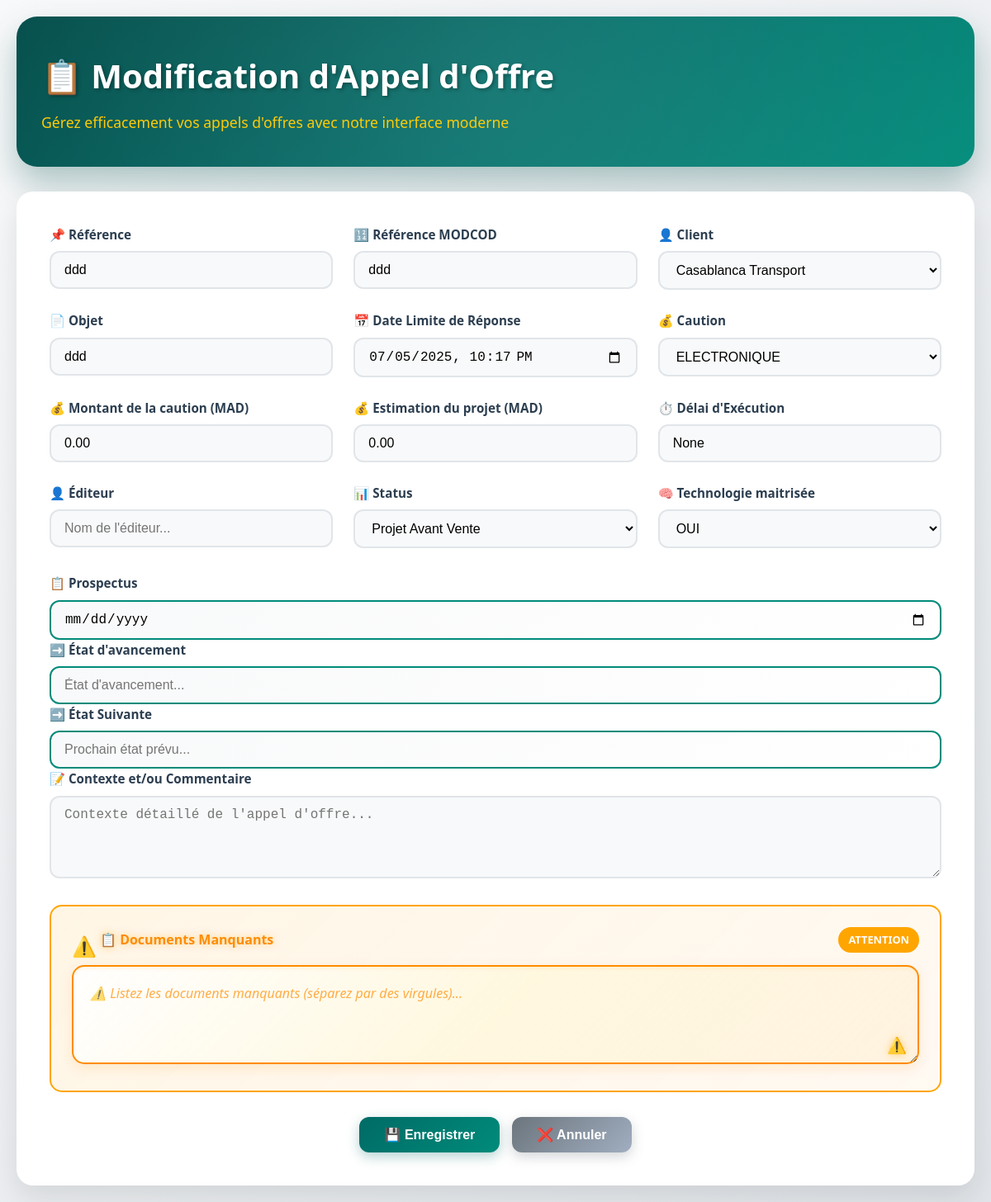
Screenshot of /modcod/modifier_project_page/108 (signed in) with the database file from the repository.
### App1/models.py (models this page shows, shortened)
class Project(models.Model):
    CAUTION_CHOICES = [
        ('ELECTRONIQUE','ELECTRONIQUE') ,
        ('PHYSIQUE' , 'PHYSIQUE'),
    ]
    ETAT_CHOICES = [
        ('PP' , 'PP') ,
        ('PEC' , 'PEC'),
        ('PA' , 'PA'),
        ('PG' , 'PG'),
        ('PAN' , 'PAN'),
        ('PS' , 'PS'),
        ('PAS','PAS'),
        ('AU' , 'AU') ,
    ]
    Techno_Choices = [
        ('OUI' , 'OUI') ,
        ('NON' , 'NON') ,
        ('Autre' , 'Autre') ,
    ]
    reference = models.CharField(max_length=100)
    reference_modcod = models.CharField(max_length=100)
    client = models.ForeignKey(Client,on_delete=models.CASCADE,blank=True,null=True)
    objet = models.TextField()
    date_limite_reponse = models.DateTimeField()
    caution = models.CharField(max_length=100, choices=CAUTION_CHOICES , default="ELECTRONIQUE")
    montant_caution = models.DecimalField(max_digits=50, decimal_places=2,default=0.00)
    estimation_projet = models.DecimalField(max_digits=50, decimal_places=2,default=0.00)
    delai_execution = models.CharField(max_length=255,blank=True, null=True)
    prospectus = models.DateField(blank=True, null=True)
    editeur = models.CharField(max_length=100, blank=True, null=True)
    contexte = models.CharField(max_length=100, blank=True, null=True)
    technologie = models.CharField(max_length=100,choices=Techno_Choices,default="")
    documents_manquants = models.TextField(blank=True, null=True)
    etat_d_avancement = models.CharField(max_length=255,blank=True, null=True)
    etape_suivante = models.TextField(blank=True, null=True)
    status = models.CharField(max_length=255,choices=ETAT_CHOICES,default='PA',blank=True,null=True)
    date_creation = models.DateTimeField(default=timezone.now)

class Client(models.Model):
    username = models.CharField(max_length=255 , unique=True )

### App1/views.py (the view)
# urls.py: path('modifier_project_page/<int:project_id>',modifier_project_page,name="modifier_project_page"),
@login_required(login_url="/modcod/login")
def modifier_project_page(request, project_id):
    try:
        if not isinstance(project_id, int):
            return HttpResponseBadRequest("ID de projet invalide.")
        project = get_object_or_404(Project, id=project_id)
        clients = Client.objects.all().annotate(username_lower=Lower('username')).order_by('username_lower')
        return render(request, "pages/modifier_Ao.html", {'project': project , 'clients' : clients})
    except Project.DoesNotExist as e :
        return messages.error(e)
    except ValueError as e:
        messages.error(request,"Erreur de valeur détectée.")
        return HttpResponseRedirect(request.META.get('HTTP_REFERER', '/'))
    except Exception as e:
        messages.error(request,'Une erreur inattendue est survenue.')
        return HttpResponseRedirect(request.META.get('HTTP_REFERER', '/'))

### templates/pages/modifier_Ao.html (shortened to what this page needs)
<!DOCTYPE html>
{% load static %}
<html lang="fr">
<head>
    <link rel="stylesheet" href="{% static "css/pages/modifier_ao.css" %}">
</head>
<body>
        {% include "../layouts/erreur.html" %}
    <div class="container">
        <div class="header">
            <h1>📋 Modification d'Appel d'Offre</h1>
            <p>Gérez efficacement vos appels d'offres avec notre interface moderne</p>
        </div>
        <div class="form-container">
            <form id="tenderForm" method="POST" action="{% url "edit_project" project.id %}">
                <div class="form-grid">
                    <div class="form-group">
                        <label for="reference">📌 Référence</label>
                        <input type="text" id="reference" name="reference" value="{{project.reference}}" placeholder="Référence de l'appel d'offre...">
                    </div>
                    <div class="form-group">
                        <label for="reference_modcod">🔢 Référence MODCOD</label>
                        <input type="text" id="reference_modcod" name="reference_modcod" value="{{project.reference_modcod}}" placeholder="Référence MODCOD...">
                    </div>
                    <div class="form-group">
                        <label for="etat_avancement">👤 Client</label>
                        <select id="etat_avancement" name="client">
                            {% for c in clients  %}
                                <option {% if project.client.username == c.username %}selected{% endif %} value="{{c.username}}">{{c.username}}</option>
                            {% endfor %}
                        </select>
                    </div>
                    <div class="form-group">
                        <label for="objet">📄 Objet</label>
                        <input type="text" id="objet" name="objet" value="{{project.objet}}" placeholder="Objet de l'appel d'offre...">
                    </div>
                    <div class="form-group">
                        <label for="date_limite_reponse">📅 Date Limite de Réponse</label>
                        <input type="datetime-local" id="date_limite_reponse" value="{{ project.date_limite_reponse|date:'Y-m-d\\TH:i' }}" name="date_limite_reponse">
                    </div>
                    <div class="form-group">
                        <label for="etat_avancement">💰 Caution</label>
                        <select id="etat_avancement" name="caution">
                            <option {% if project.caution == "ELECTRONIQUE" %}selected{% endif %} value="ELECTRONIQUE">ELECTRONIQUE</option>
                        </select>
                    </div>
                    <div class="form-group">
                        <label for="delai_execution">💰 Montant de la caution (MAD)</label>
                        <input type="text" id="delai_execution" name="montant_caution" value="{{ project.montant_caution|default:"0.00" }}" placeholder="Délai d'exécution...">
                    </div>
                    <div class="form-group">
                        <label for="delai_execution">💰 Estimation du projet (MAD)</label>
                        <input type="text" id="delai_execution" name="estimation_projet" value="{{ project.estimation_projet|default:"0.00" }}" placeholder="Délai d'exécution...">
                    </div>
                    <div class="form-group">
                        <label for="delai_execution">⏱️ Délai d'Exécution</label>
                        <input type="text" id="delai_execution" name="delai_execution" value="{{ project.delai_execution }}" placeholder="Délai d'exécution...">
                    </div>
                    <div class="form-group">
                        <label for="editeur">👤 Éditeur</label>
                        <input type="text" id="editeur" name="editeur" value="{{project.editeur}}" placeholder="Nom de l'éditeur...">
                    </div>
                    <div class="form-group">
                        <label for="etat_avancement">📊 Status</label>
                        <select id="etat_avancement" name="status">
                            <option {% if project.status == "PA" %}selected{% endif %} value="PA">Projet Avant Vente</option>
                        </select>
                    </div>
                    <div class="form-group">
                        <label for="etat_avancement">🧠 Technologie maitrisée</label>
                        <select id="etat_avancement" name="technologie">
                            <option {% if project.technologie == "OUI" %}selected{% endif %} value="OUI">OUI</option>
                        </select>
                </div>
                </div>
                <div class="form-group prospectus-input">
                    <label for="prospectus">📋 Prospectus</label>
                    <input type="date" id="prospectus" name="prospectus" value="{{ project.prospectus|date:'Y-m-d' }}" placeholder="Lien ou description du prospectus...">
                </div>
                <div class="form-group etat-suivante-input">
                    <label for="etat_suivante">➡️ État d'avancement</label>
                    <input type="text" id="etat_suivante" name="etat_d_avancement" value="{{project.etat_d_avancement}}" placeholder="État d'avancement...">
                </div>
                <div class="form-group etat-suivante-input">
                    <label for="etat_suivante">➡️ État Suivante</label>
                    <input type="text" id="etat_suivante" name="etape_suivante" value="{{project.etape_suivante}}" placeholder="Prochain état prévu...">
                </div>
                <div class="form-group">
                    <label for="contexte">📝 Contexte et/ou Commentaire</label>
                    <textarea id="contexte" name="contexte" placeholder="Contexte détaillé de l'appel d'offre...">{{project.contexte}}</textarea>
                </div>
                <div class="missing-docs-section">
                    <div class="missing-docs-header">
                        <span class="alert-icon">⚠️</span>
                        <label for="documents_manquants">📋 Documents Manquants</label>
                        <span class="attention-badge">ATTENTION</span>
                    </div>
                    <div class="textarea-container">
                        <textarea id="documents_manquants" name="documents_manquants" placeholder="⚠️ Listez les documents manquants (séparez par des virgules)...">{{project.documents_manquants}}</textarea>
                        <div class="textarea-decoration">
                            <span class="warning-pulse">⚠️</span>
                        </div>
                    </div>
                </div>
                <div class="button-group">
                    <button type="submit" class="btn btn-primary">
                        <span>💾 Enregistrer</span>
                    </button>
                    <a href="{% url "homepage" %}" style="text-decoration:none;">
                        <button type="button" class="btn btn-secondary" onclick="cancelForm()">
                            <span>❌ Annuler</span>
                        </button>
                    </a>
                </div>
            </form>
        </div>
    </div>
</body>
</html>

### App1/static/css/layouts/erreur.css (style rules this page uses)
.alert-icon { flex-shrink: 0; width: 24px; height: 24px; margin-top: 2px; }

### rows the page displays
Project: reference "ddd", reference_modcod "ddd", client "Casablanca Transport", objet "ddd", date_limite_reponse "07/05/2025 22:17", montant_caution "0.00", estimation_projet "0.00", delai_execution "None", status "Projet Avant Vente", technologie "OUI"
